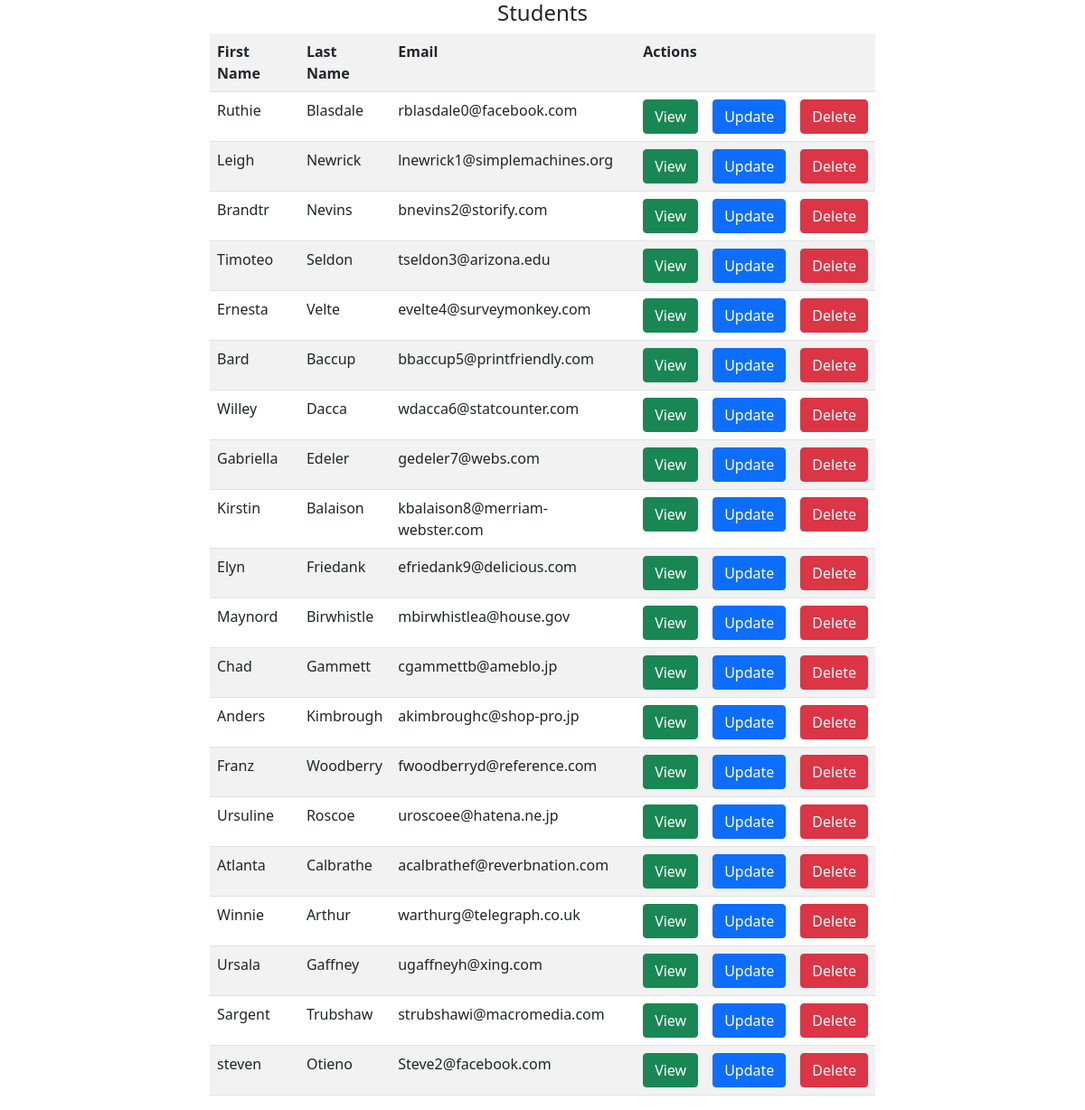
Page /student on the committed database.
### flask day 1/model.py (models this page shows, shortened)
class Student(db.Model):
    __tablename__ = 'student'
    id = db.Column(db.Integer(), primary_key=True)
    first_name = db.Column(db.String())
    last_name = db.Column(db.String())
    email = db.Column(db.String())
    user_id = db.Column(db.Integer(), db.ForeignKey('users.id'))
    courses  = db.relationship('Course', secondary=student_course, back_populates='students')
    biodata = db.relationship('BioData', back_populates = 'student', uselist=False)
    user = db.relationship('User', back_populates = 'student', uselist=False)

### flask day 1/app.py (the view)
@app.route('/student')
def view_student():
    students = Student.query.all()
    return render_template('view-student.html', students=students)

### flask day 1/templates/view-student.html
{% extends 'base.html' %}
{% block main %}
<h4 class="text-center">Students</h4>
<div class="container">
    <div class="row">
        <div class="col-md-8 mx-auto">
            <div class="table-responsive">
                <table class="table table-striped table-hover">
                    <tr>
                <th>First Name</th>
                <th> Last Name</th>
                <th> Email</th>
                <th colspan="3">Actions</th>
            </tr>
            {% for student in students  %}
            <tr>
                <td> {{student.first_name}}</td>
                <td>{{student.last_name}}</td>
                <td>{{student.email}}</td>
                <td><a href="{{url_for("student_details", id=student.id)}}" class="btn btn-success"> View</a></td>
                <td> <a href="{{url_for("update_student", id=student.id)}}" class="btn btn-primary"> Update</a></td>
                <td> <a href="{{url_for("delete_student", id=student.id)}}" class="btn btn-danger"> Delete</a></td>
            </tr>
            {% endfor %}
        </table>
    </div>
</div>
</div>
</div>
    {% endblock main %}

### flask day 1/templates/base.html (shortened to what this page needs)
<!DOCTYPE html>
<html lang="en">
<head>
    <link href="https://cdn.jsdelivr.net/npm/bootstrap@5.0.2/dist/css/bootstrap.min.css" rel="stylesheet">
</head>
<body>
{% block main %}
{% endblock main %}
    <body>
    </html>

### rows in the picture
Student: first_name "Ruthie", last_name "Blasdale", email "rblasdale0@facebook.com"
Student: first_name "Leigh", last_name "Newrick", email "lnewrick1@simplemachines.org"
Student: first_name "Brandtr", last_name "Nevins", email "bnevins2@storify.com"
Student: first_name "Timoteo", last_name "Seldon", email "tseldon3@arizona.edu"
Student: first_name "Ernesta", last_name "Velte", email "evelte4@surveymonkey.com"
Student: first_name "Bard", last_name "Baccup", email "bbaccup5@printfriendly.com"
Student: first_name "Willey", last_name "Dacca", email "wdacca6@statcounter.com"
Student: first_name "Gabriella", last_name "Edeler", email "gedeler7@webs.com"
Student: first_name "Kirstin", last_name "Balaison", email "kbalaison8@merriam-webster.com"
Student: first_name "Elyn", last_name "Friedank", email "efriedank9@delicious.com"
Student: first_name "Maynord", last_name "Birwhistle", email "mbirwhistlea@house.gov"
Student: first_name "Chad", last_name "Gammett", email "cgammettb@ameblo.jp"
Student: first_name "Anders", last_name "Kimbrough", email "akimbroughc@shop-pro.jp"
Student: first_name "Franz", last_name "Woodberry", email "fwoodberryd@reference.com"
Student: first_name "Ursuline", last_name "Roscoe", email "uroscoee@hatena.ne.jp"
Student: first_name "Atlanta", last_name "Calbrathe", email "acalbrathef@reverbnation.com"
Student: first_name "Winnie", last_name "Arthur", email "warthurg@telegraph.co.uk"
Student: first_name "Ursala", last_name "Gaffney", email "ugaffneyh@xing.com"
Student: first_name "Sargent", last_name "Trubshaw", email "strubshawi@macromedia.com"
Student: first_name "steven", last_name "Otieno", email "Steve2@facebook.com"
